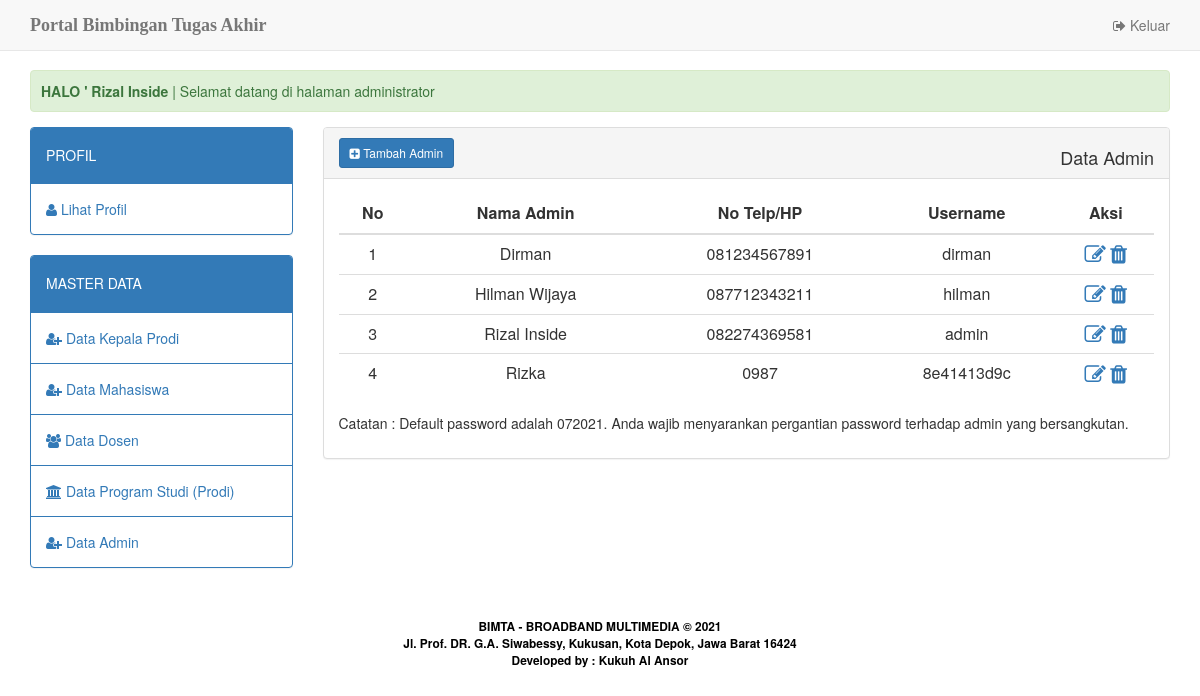
Page /home.php?apps=admin (signed in) on the earlier database version.
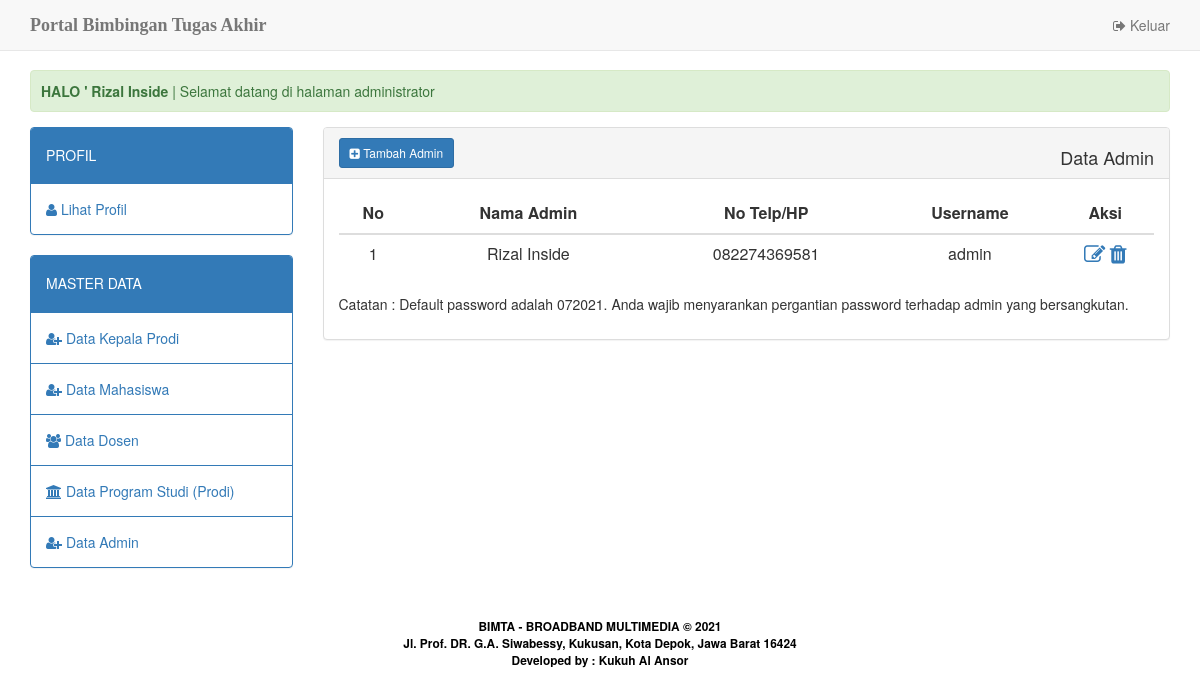
Same page on the later database version.
### tables this page shows
CREATE TABLE `admin_prodi` (
  `id_admin` int(3) NOT NULL,
  `nm_admin` varchar(30) NOT NULL,
  `no_telp` char(12) NOT NULL,
  `id_prodi` int(2) NOT NULL,
  `username` char(10) NOT NULL,
  `password` char(10) NOT NULL,
  `status_user` varchar(5) NOT NULL DEFAULT 'admin'
);

### apps/app_admin/view.php (the view, shortened to what this page needs)
<div class="panel panel-default">
	<div class="panel-heading">
		<?php if ($_SESSION['user_level']=='admin') { ?>
			<a href="?apps=admin&amp;act=add" class="btn btn-primary btn-sm"><i class="fa fa-plus-square"></i> Tambah Admin </a>
			<span class="pull-right">
			<h4>Data Admin </h4>
	  </span>
		<?php } else { ?>
			<span>
			<h4>Data Admin </h4>
			</span>
		<?php } ?>
  </div>
	<div class="panel-body">
		<table width="20%" class="table table-hover" id="tbl_users">
			<thead>
	    		<tr>
	    			<th width="2%" style="width: 2%"><div align="center">No</div></th>
	    			<th width="10%" style="width: 10%"><div align="center">Nama Admin</div></th>
					<th width="7%" style="width: 7%"><div align="center">No Telp/HP</div></th>
					<th width="5%" style="width: 5%"><div align="center">Username</div></th>
					<th width="3%" style="width: 3%"><div align="center">Aksi</div></th>
	    		</tr>
	    	</thead>
	    	<tbody>
	    		<?php
	    		 	$stmt = $db_con->prepare("SELECT * FROM admin_prodi ORDER BY nm_admin ASC");
					$stmt->execute();
					$no=1;
					while($row=$stmt->fetch(PDO::FETCH_ASSOC)) {
				?>
					<tr>
						<td><div align="center"><?php echo $no; ?></div></td>
						<td><div align="center"><?php echo $row['nm_admin']; ?></div></td>
						<td><div align="center"><?php echo $row['no_telp']; ?></div></td>
						<td><div align="center"><?php echo $row['username']; ?></div></td>
					    <td align="center">
							<a class="edit-link" href="?apps=admin&act=edit&id=<?php echo $row['id_admin']; ?>" title="Edit">
							   <i class="fa fa-pencil-square-o fa-lg" aria-hidden="true"></i>						    </a>
							<a href="?apps=admin&act=hapus&id=<?php echo $row['id_admin']; ?>" onclick="return confirm('Yakin untuk menghapus data?')" title="Delete">
							   <i class="fa fa-trash fa-lg" aria-hidden="true"></i>						    </a>
					</tr>
				<?php
					$no++;
				 	}
				?>
	    	</tbody>
		</table>
		<p>Catatan : Default password adalah <?php $today=date("mY"); echo $today; ?>. Anda wajib menyarankan pergantian password terhadap admin yang bersangkutan.</p>
	</div>
</div>

### home.php (shortened to what this page needs)
<?php
	include_once 'dbconfig.php';
	$stmt = $db_con->prepare("SELECT * FROM dosen WHERE id_dosen=:uid");
	$stmt->execute(array(":uid"=>$_SESSION['user_session']));
	$row=$stmt->fetch(PDO::FETCH_ASSOC);
	$stmt2 = $db_con->prepare("SELECT * FROM mahasiswa WHERE nim=:uid");
	$stmt2->execute(array(":uid"=>$_SESSION['user_session']));
	$row2=$stmt2->fetch(PDO::FETCH_ASSOC);
	$stmt3 = $db_con->prepare("SELECT * FROM admin_prodi WHERE id_admin=:uid");
	$stmt3->execute(array(":uid"=>$_SESSION['user_session']));
	$row3=$stmt3->fetch(PDO::FETCH_ASSOC);
	$stmt4 = $db_con->prepare("SELECT * FROM kaprodi WHERE id_kaprodi=:uid");
	$stmt4->execute(array(":uid"=>$_SESSION['user_session']));
	$row4=$stmt4->fetch(PDO::FETCH_ASSOC);
?>
<!DOCTYPE html>
<html lang="en">
<head>
  <link href="assets/css/bootstrap.min.css" rel="stylesheet">
  <link href="assets/css/style.css" rel="stylesheet">
  <link href="assets/css/font-awesome.css" rel="stylesheet">
  <link href="assets/css/datatables.min.css" rel="stylesheet">
</head>
<body>
  <nav class="navbar navbar-default navbar-fixed-top">
    <div class="container">
      <div class="navbar-header">
        <a class="navbar-brand" href="./"><b>Portal Bimbingan Tugas Akhir</b><span class="style4"></span></a>
      </div>
      <div id="navbar" class="navbar-collapse collapse">
        <ul class="nav navbar-nav navbar-right">
          <li><a href="logout.php"><span class="fa fa-sign-out"></span> Keluar</a></li>
        </ul>
      </div>
    </div>
  </nav>
  <div class="body-container">
    <div class="container">
      <div class='alert alert-success'>
        <marquee>
          <strong>HALO ' <?php
					if ($_SESSION['user_level']=='dosen') {echo $row['nm_dosen'];}
					elseif ($_SESSION['user_level']=='mahasiswa') {echo $row2['nm_mhs'];}
					elseif ($_SESSION['user_level']=='admin') {echo $row3['nm_admin'];}
					elseif ($_SESSION['user_level']=='kaprodi') {echo $row4['nm_kaprodi'];}
				?></strong> | Selamat datang di halaman <?php
					if ($_SESSION['user_level']=='dosen') {echo "dosen pembimbing tugas akhir";}
					elseif ($_SESSION['user_level']=='mahasiswa') {echo "mahasiswa";}
					elseif ($_SESSION['user_level']=='admin') {echo "administrator";}
					elseif ($_SESSION['user_level']=='kaprodi') {echo "kepala prodi";}
				?>
        </marquee>
      </div>
      <div class="row">
        <div class="col-md-3">
          <?php include 'apps/menu.php'; ?>
        </div>
        <div class="col-md-9">
          <?php include 'apps/content.php'; ?>
        </div>
      </div>
    </div>
    <center>
      <p>&nbsp;</p>
      <p><small style="color: #fff"><span class="style3" style="font-weight: bold;">BIMTA - BROADBAND MULTIMEDIA &copy; <?php echo date('Y');?></span><br>
          <strong><span class="style3"><span class="style3">Jl. Prof. DR. G.A. Siwabessy, Kukusan, Kota Depok,
                Jawa Barat 16424<br>
                Developed by : Kukuh Al Ansor
              </span></strong></small> </p>
    </center>
  </div>
</body>
</html>

Differences in the rows shown:
removed admin_prodi: nm_admin "Dirman", no_telp "081234567891", username "dirman"
removed admin_prodi: nm_admin "Hilman Wijaya", no_telp "087712343211", username "hilman"
removed admin_prodi: nm_admin "Rizka", no_telp "0987", username "8e41413d9c"
